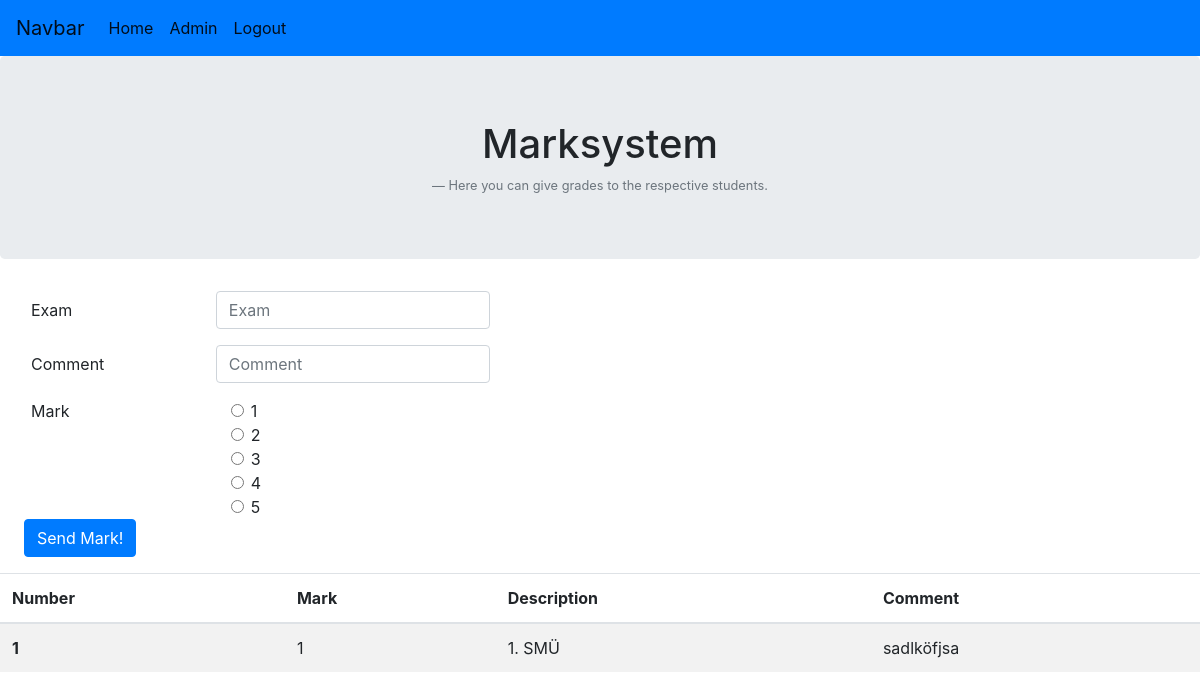
Page /26/noteneintragung_lehrer/2 (signed in) on the committed database.
### noten/models.py (models this page shows, shortened)
class Note(models.Model):
    note = models.IntegerField(default=0)
    type = models.CharField(default="", max_length=150)
    comment = models.CharField(default="", max_length=150)
    Student = models.ForeignKey(Student, on_delete=models.CASCADE)
    Unterricht = models.ForeignKey(Unterricht, on_delete=models.CASCADE, null=True, blank=True)
    class Meta:
        verbose_name_plural = "Noten"

### noten/views.py (the view)
# urls.py: path('<int:klasse_noten_id>/noteneintragung_lehrer/<int:student_id>', views.noteneintragung_lehrer, name="noteneintragung_lehrer"),
@login_required
def noteneintragung_lehrer(request, klasse_noten_id, student_id):
    noteneintragung = Student.objects.all()
    noten = Note.objects.filter(Student= Student.objects.get(pk=student_id))
    return render(request, 'noten/noteneintragung_lehrer.html', {'subject_id': klasse_noten_id, 'student_id': student_id, 'latest_noten_list' : noten})

### noten/templates/noten/noteneintragung_lehrer.html (shortened to what this page needs)
<!DOCTYPE html>
<head>
    {% load static %}
    <link href="https://stackpath.bootstrapcdn.com/bootstrap/4.2.1/css/bootstrap.min.css"
 rel="stylesheet">
</head>
<body>
<nav class="navbar navbar-expand-lg navbar-light bg-primary">
    <a class="navbar-brand" href="">Navbar</a>
    <div class="collapse navbar-collapse" id="navbarNav">
        <ul class="navbar-nav">
            <li class="nav-item active">
                <a class="nav-link" href="{% url 'noten:startseite_lehrer' %}">Home</a>
            </li>
            <li class="nav-item active">
                <a class="nav-link" href="/admin">Admin</a>
            </li>
            <li class="nav-item active">
                <a class="nav-link" href="/logout">Logout</a>
            </li>
        </ul>
    </div>
</nav>
<div class="jumbotron text-center">
    <h1>Marksystem</h1>
    <footer class="blockquote-footer">Here you can give grades to the respective students.</footer>
</div>
<form action="{% url 'noten:noten_eintragen' subject_id student_id %}" method="POST">
    <div class="form-group row ml-3">
        <label for="exam" class="col-sm-2 col-form-label">Exam</label>
        <div class="col-sm-20">
            <input type="text" class="form-control" id="exam" placeholder="Exam" name="examname">
        </div>
    </div>
    <div class="form-group row ml-3">
        <label for="comment" class="col-sm-2 col-form-label"> Comment </label>
        <div class="col-sm-20">
            <input type="text" class="form-control" id="comment" placeholder="Comment" name="comment">
        </div>
    </div>
    <fieldset class="form-group">
        <div class="row ml-3">
            <legend class="col-form-label col-sm-2 pt-0">Mark</legend>
            <div class="col-sm-10">
                <div class="form-check">
                    <input class="form-check-input" type="radio" name="note" id="gridRadios1" value="1">
                    <label class="form-check-label" for="gridRadios1">
                        1
                    </label>
                </div>
                <div class="form-check">
                    <input class="form-check-input" type="radio" name="note" id="gridRadios2" value="2">
                    <label class="form-check-label" for="gridRadios2">
                        2
                    </label>
                </div>
                <div class="form-check disabled">
                    <input class="form-check-input" type="radio" name="note" id="gridRadios3" value="3">
                    <label class="form-check-label" for="gridRadios3">
                        3
                    </label>
                </div>
                <div class="form-check disabled">
                    <input class="form-check-input" type="radio" name="note" id="gridRadios4" value="4">
                    <label class="form-check-label" for="gridRadios3">
                        4
                    </label>
                </div>
                <div class="form-check disabled">
                    <input class="form-check-input" type="radio" name="note" id="gridRadios5" value="5">
                    <label class="form-check-label" for="gridRadios3">
                        5
                    </label>
                </div>
            </div>
        </div>
        <div class="form-group row">
            <div class="col-sm-10">
                <button type="submit" class="btn btn-primary row ml-4">Send Mark!</button>
            </div>
        </div>
</form>
<table class="table table-striped" id="table">
    <thead>
    <tr>
        <th scope="col">Number</th>
        <th scope="col">Mark</th>
        <th scope="col">Description</th>
        <th scope="col">Comment</th>
    </tr>
    </thead>
    <tbody>
    {% for noten in latest_noten_list %}
        <tr>
            <th scope="row">{{ forloop.counter }}</th>
            <td>{{ noten.note }}</td>
            <td> {{ noten.type }}</td>
            <td> {{ noten.comment }}</td>
        </tr>
    {% endfor %}
    </tbody>
</table>
</body>
</html>

### noten/templates/noten/noteneintragung_lehrer.html (style rules this page uses)
html, body { overflow-x: hidden; height: 100%; }
#table { overflow-x: fragments; }

### rows in the picture
Note: note "1", type "1. SMÜ", comment "sadlköfjsa"
